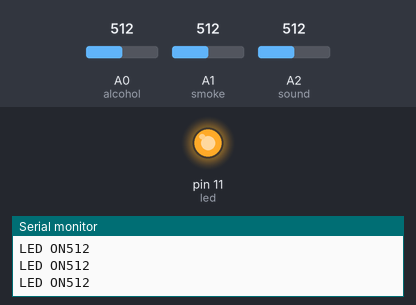
Bench run of a sketch on a simulated Arduino Uno, built with avr-gcc and run on an emulated ATmega328P. Parts: output pins drawn as LEDs (lit = HIGH), the last lines printed to the serial monitor. The inputs (shaded band) are chosen by the test bench; at power-on: A0 (alcohol) = 512, A1 (smoke) = 512, A2 (sound) = 512.

Above: at 5.0 s.
5.1 s: A0 (alcohol) set to 987
11.6 s: A0 (alcohol) set to 1010
At 15.9 s:
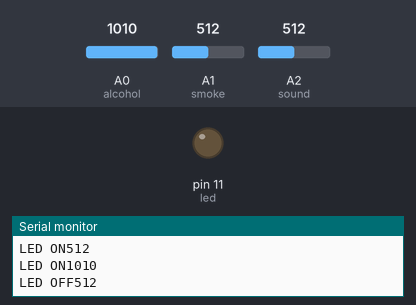
20.3 s: A0 (alcohol) set to 990
At 21.8 s:
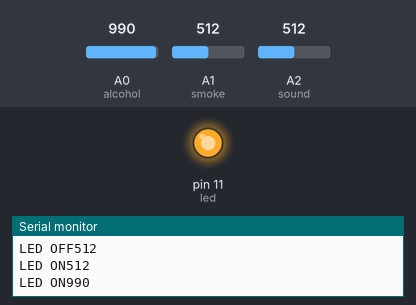
25.5 s: A1 (smoke) set to 991
30.7 s: A1 (smoke) set to 1018
At 33.5 s:
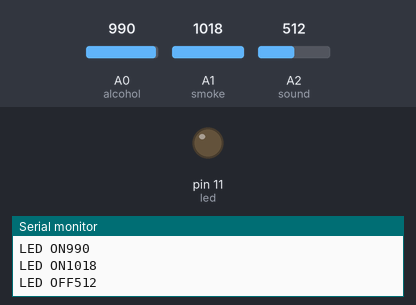
Timing chart, 0 to 42.8 s (numbered marks = the images above; inputs shaded):
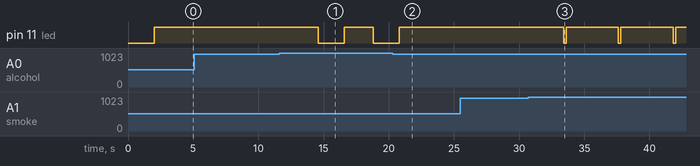

The sketch:

alco_smoke_sound.ino
```cpp
#define led 11
#define alcohol A0
#define smoke A1
#define sound A2

void setup()
{
pinMode(led, OUTPUT);

Serial.begin(9600);
}

void loop()
{
  // put your main code here, to run repeatedly:
A();
B();
C();
}
void A()
{
  int alcoholValue = analogRead(alcohol);
    Serial.println(alcoholValue);
    delay(2000);

  if(alcoholValue<1000)
  {
    digitalWrite(led, HIGH);
    Serial.print("LED ON");

  }
  else{
    digitalWrite(led, LOW);
    Serial.print("LED OFF");
  }
}
void B()
{
  int smokeValue = analogRead(smoke);
    Serial.println(smokeValue);
    delay(2000);

  if(smokeValue<1000)
  {
    digitalWrite(led, HIGH);
    Serial.print("LED ON");

  }
  else{
    digitalWrite(led, LOW);
    Serial.print("LED OFF");
}
}
void C()
{
  int soundValue = analogRead(sound);
    Serial.println(soundValue);
    delay(200);

  if(soundValue<1000)
  {
    digitalWrite(led, HIGH);
    Serial.print("LED ON");

  }
  else{
    digitalWrite(led, LOW);
    Serial.print("LED OFF");
}
}
```

Measured:
- the behaviour switches between 999 and 1000 on A0 (alcohol) (found by bisection; images 0 and 1)
- the behaviour switches between 999 and 1000 on A1 (smoke) (found by bisection; images 2 and 3)
- after the input at 11.6 s, pin 11 (led): HIGH → LOW after 3.0 s, → HIGH 2.0 s later, → LOW 2.2 s later
- after the input at 20.3 s, pin 11 (led): goes on until 20.8 s, then stays HIGH
- after the input at 30.7 s, pin 11 (led): alternates HIGH for 4.0 s and LOW for 0.20 s, starting after 2.7 s
